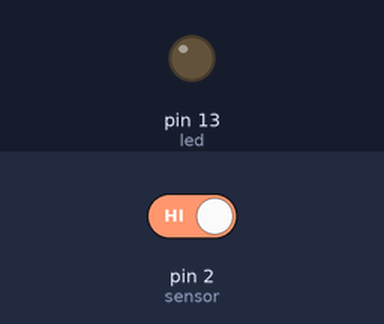
Bench run of a sketch on a simulated Arduino Uno, built with avr-gcc and run on an emulated ATmega328P. On the bench: output pins drawn as LEDs (lit = HIGH). Inputs (shaded band) come from the test bench; at power-on: pin 2 (sensor) HIGH.

Above: at 1.2 s.
1.3 s: pin 2 (sensor) driven LOW
At 2.5 s:
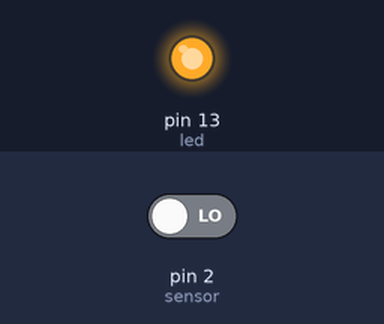
2.8 s: pin 2 (sensor) driven HIGH
At 3.8 s:
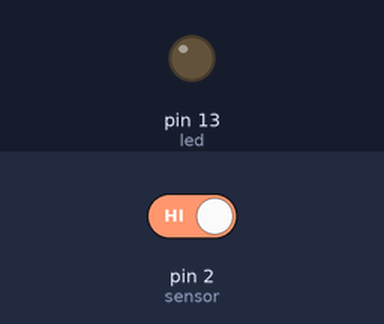
Timing chart, 0 to 5.8 s (numbered marks = the images above; inputs shaded):
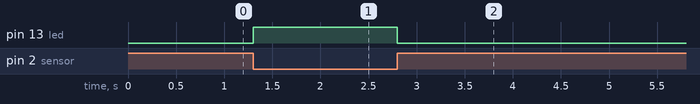

Measured:
- after the input at 1.3 s, pin 13 (led): LOW → HIGH at once
- after the input at 2.8 s, pin 13 (led): HIGH → LOW at once

The sketch:

ky_switch_magetico_ky_021.ino
```cpp
int sensor = 2;
int led = 13;
void setup ()
{

pinMode (sensor, INPUT) ;
pinMode (led, OUTPUT);


}
void loop ()
{
digitalWrite(led,!digitalRead(sensor));
}
```
